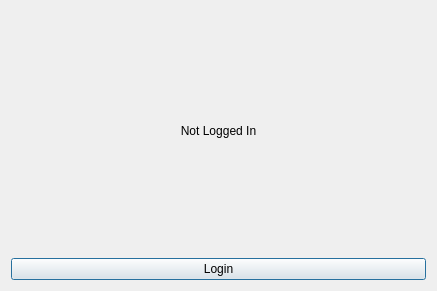
<?xml version="1.0" encoding="UTF-8"?>
<ui version="4.0">
 <class>Dialog</class>
 <widget class="QDialog" name="Dialog">
  <property name="geometry">
   <rect>
    <x>0</x>
    <y>0</y>
    <width>437</width>
    <height>291</height>
   </rect>
  </property>
  <property name="windowTitle">
   <string>Dialog</string>
  </property>
  <layout class="QVBoxLayout" name="verticalLayout">
   <item>
    <widget class="QLabel" name="labelLogin">
     <property name="text">
      <string>&lt;html&gt;&lt;head/&gt;&lt;body&gt;&lt;p align=&quot;center&quot;&gt;Not Logged In&lt;/p&gt;&lt;/body&gt;&lt;/html&gt;</string>
     </property>
    </widget>
   </item>
   <item>
    <widget class="QPushButton" name="btnLogin">
     <property name="text">
      <string>Login</string>
     </property>
    </widget>
   </item>
  </layout>
 </widget>
 <resources/>
 <connections/>
</ui>
